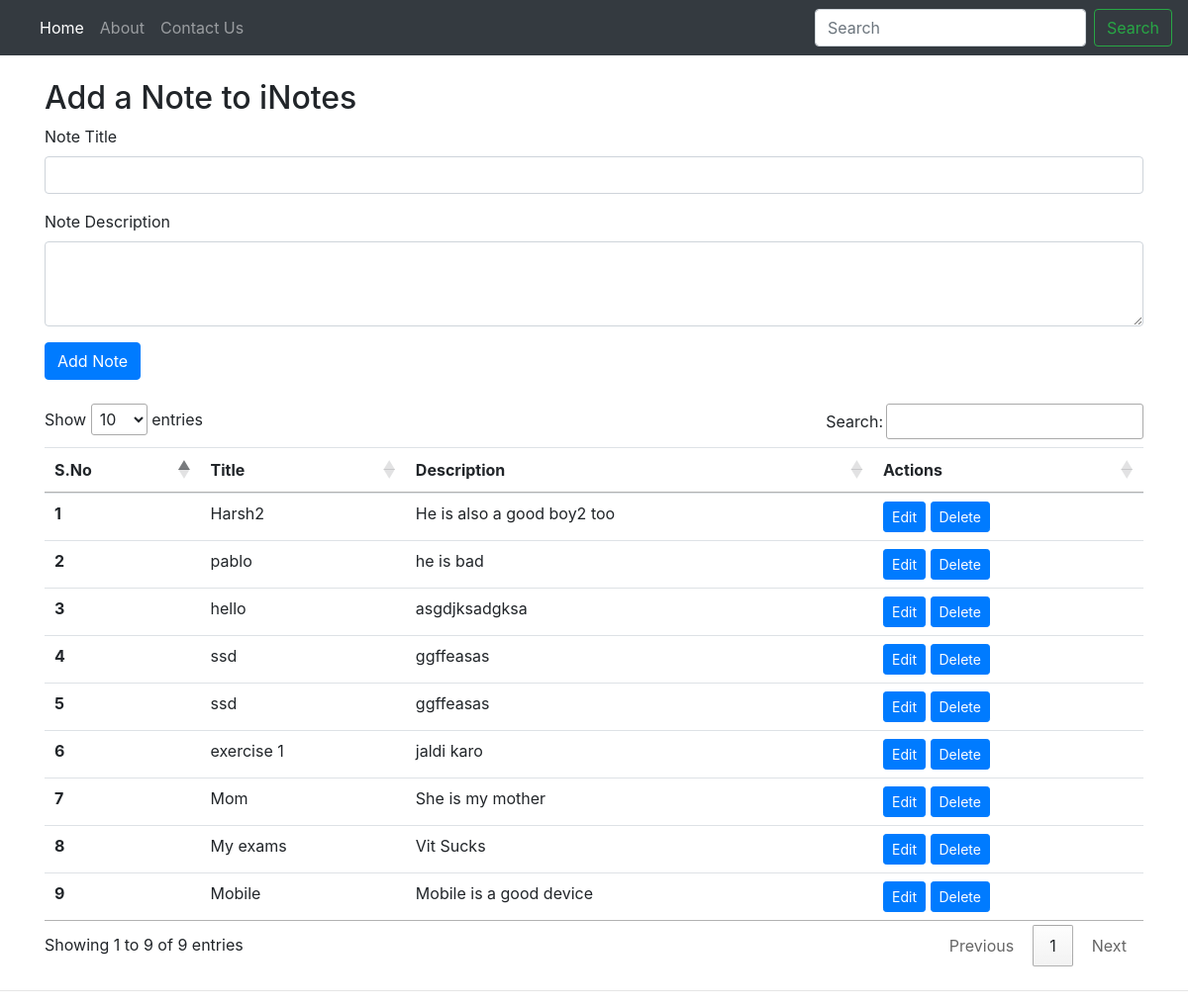
The page / on the database its author committed.
### tables this page shows
CREATE TABLE `notes` (
  `sno` int(11) NOT NULL,
  `title` varchar(20) NOT NULL,
  `description` text NOT NULL,
  `tstamp` datetime NOT NULL DEFAULT current_timestamp()
);

### index.php (the view, shortened to what this page needs)
<?php
$servername = "localhost";
$username = "root";
$password = "";
$database = "notes";
$conn = mysqli_connect($servername, $username, $password, $database);
?>
<!doctype html>
<html lang="en">
<head>
  <link rel="stylesheet" href="https://stackpath.bootstrapcdn.com/bootstrap/4.4.1/css/bootstrap.min.css"
>
  <link rel="stylesheet" href="//cdn.datatables.net/1.10.20/css/jquery.dataTables.min.css">
</head>
<body>
  <nav class="navbar navbar-expand-lg navbar-dark bg-dark">
    <div class="collapse navbar-collapse" id="navbarSupportedContent">
      <ul class="navbar-nav mr-auto">
        <li class="nav-item active">
          <a class="nav-link" href="#">Home <span class="sr-only">(current)</span></a>
        </li>
        <li class="nav-item">
          <a class="nav-link" href="#">About</a>
        </li>
        <li class="nav-item">
          <a class="nav-link" href="#">Contact Us</a>
        </li>
      </ul>
      <form class="form-inline my-2 my-lg-0">
        <input class="form-control mr-sm-2" type="search" placeholder="Search" aria-label="Search">
        <button class="btn btn-outline-success my-2 my-sm-0" type="submit">Search</button>
      </form>
    </div>
  </nav>
  <div class="container my-4">
    <h2>Add a Note to iNotes</h2>
    <form action="/finalcrud/index.php" method="POST">
      <div class="form-group">
        <label for="title">Note Title</label>
        <input type="text" class="form-control" id="title" name="title" aria-describedby="emailHelp">
      </div>
      <div class="form-group">
        <label for="desc">Note Description</label>
        <textarea class="form-control" id="description" name="description" rows="3"></textarea>
      </div>
      <button type="submit" class="btn btn-primary">Add Note</button>
    </form>
  </div>
  <div class="container my-4">
    <table class="table" id="myTable">
      <thead>
        <tr>
          <th scope="col">S.No</th>
          <th scope="col">Title</th>
          <th scope="col">Description</th>
          <th scope="col">Actions</th>
        </tr>
      </thead>
      <tbody>
        <?php
          $sql = "SELECT * FROM `notes`";
          $result = mysqli_query($conn, $sql);
          $sno = 0;
          while($row = mysqli_fetch_assoc($result)){
            $sno = $sno + 1;
            echo "<tr>
            <th scope='row'>". $sno . "</th>
            <td>". $row['title'] . "</td>
            <td>". $row['description'] . "</td>
            <td> <button class='edit btn btn-sm btn-primary' id=".$row['sno'].">Edit</button> <button class='delete btn btn-sm btn-primary' id=d".$row['sno'].">Delete</button>  </td>
          </tr>";
        }
          ?>
      </tbody>
    </table>
  </div>
  <hr>
</body>
</html>

### rows shown on the page
notes: title "Harsh2", description "He is also a good boy2 too"
notes: title "pablo", description "he is bad"
notes: title "hello", description "asgdjksadgksa"
notes: title "ssd", description "ggffeasas"
notes: title "ssd", description "ggffeasas"
notes: title "exercise 1", description "jaldi karo"
notes: title "Mom", description "She is my mother"
notes: title "My exams", description "Vit Sucks"
notes: title "Mobile", description "Mobile is a good device"
